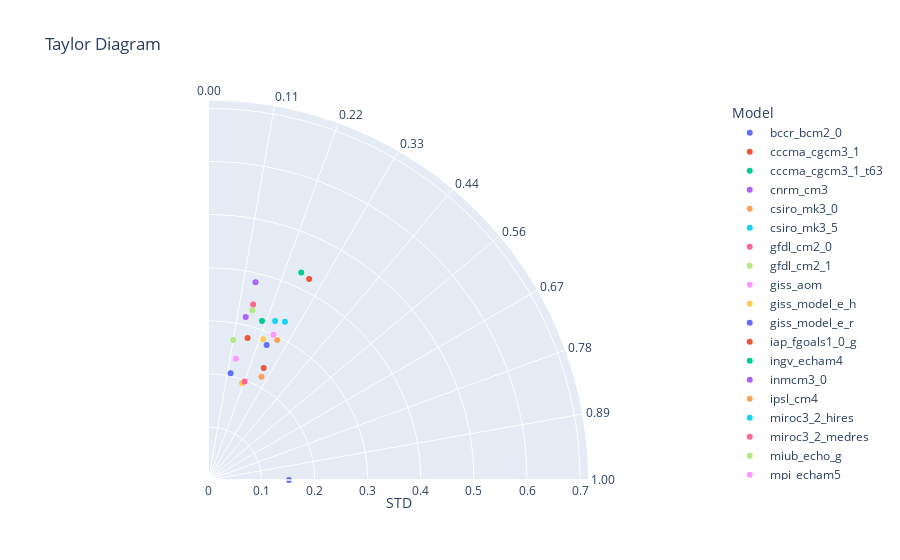

This figure's notebook cell:
### Code cell
chart_td_res = chart_create_td(df_dataset_1_td, 'bccr_bcm2_0')
chart_td_res.show()

### Figure 1 — Plotly figure (JSON) as saved in the notebook; plotly's stock layout.template omitted (floating-point values rounded to 4 significant figures)
{"data": [{"hovertemplate": "Model=bccr_bcm2_0<br>STD=%{r}<br>Angle=%{theta}<extra></extra>", "legendgroup": "bccr_bcm2_0", "marker": {"color": "#636efa", "symbol": "circle"}, "mode": "markers", "name": "bccr_bcm2_0", "r": [0.1515], "showlegend": true, "subplot": "polar", "theta": [0], "type": "scatterpolar"}, {"hovertemplate": "Model=cccma_cgcm3_1<br>STD=%{r}<br>Angle=%{theta}<extra></extra>", "legendgroup": "cccma_cgcm3_1", "marker": {"color": "#EF553B", "symbol": "circle"}, "mode": "markers", "name": "cccma_cgcm3_1", "r": [0.4232], "showlegend": true, "subplot": "polar", "theta": [63.4], "type": "scatterpolar"}, {"hovertemplate": "Model=cccma_cgcm3_1_t63<br>STD=%{r}<br>Angle=%{theta}<extra></extra>", "legendgroup": "cccma_cgcm3_1_t63", "marker": {"color": "#00cc96", "symbol": "circle"}, "mode": "markers", "name": "cccma_cgcm3_1_t63", "r": [0.4282], "showlegend": true, "subplot": "polar", "theta": [65.92], "type": "scatterpolar"}, {"hovertemplate": "Model=cnrm_cm3<br>STD=%{r}<br>Angle=%{theta}<extra></extra>", "legendgroup": "cnrm_cm3", "marker": {"color": "#ab63fa", "symbol": "circle"}, "mode": "markers", "name": "cnrm_cm3", "r": [0.3831], "showlegend": true, "subplot": "polar", "theta": [76.64], "type": "scatterpolar"}, {"hovertemplate": "Model=csiro_mk3_0<br>STD=%{r}<br>Angle=%{theta}<extra></extra>", "legendgroup": "csiro_mk3_0", "marker": {"color": "#FFA15A", "symbol": "circle"}, "mode": "markers", "name": "csiro_mk3_0", "r": [0.2187], "showlegend": true, "subplot": "polar", "theta": [62.85], "type": "scatterpolar"}, {"hovertemplate": "Model=csiro_mk3_5<br>STD=%{r}<br>Angle=%{theta}<extra></extra>", "legendgroup": "csiro_mk3_5", "marker": {"color": "#19d3f3", "symbol": "circle"}, "mode": "markers", "name": "csiro_mk3_5", "r": [0.3312], "showlegend": true, "subplot": "polar", "theta": [64.22], "type": "scatterpolar"}, {"hovertemplate": "Model=gfdl_cm2_0<br>STD=%{r}<br>Angle=%{theta}<extra></extra>", "legendgroup": "gfdl_cm2_0", "marker": {"color": "#FF6692", "symbol": "circle"}, "mode": "markers", "name": "gfdl_cm2_0", "r": [0.3411], "showlegend": true, "subplot": "polar", "theta": [75.72], "type": "scatterpolar"}, {"hovertemplate": "Model=gfdl_cm2_1<br>STD=%{r}<br>Angle=%{theta}<extra></extra>", "legendgroup": "gfdl_cm2_1", "marker": {"color": "#B6E880", "symbol": "circle"}, "mode": "markers", "name": "gfdl_cm2_1", "r": [0.3303], "showlegend": true, "subplot": "polar", "theta": [75.49], "type": "scatterpolar"}, {"hovertemplate": "Model=giss_aom<br>STD=%{r}<br>Angle=%{theta}<extra></extra>", "legendgroup": "giss_aom", "marker": {"color": "#FF97FF", "symbol": "circle"}, "mode": "markers", "name": "giss_aom", "r": [0.2998], "showlegend": true, "subplot": "polar", "theta": [65.93], "type": "scatterpolar"}, {"hovertemplate": "Model=giss_model_e_h<br>STD=%{r}<br>Angle=%{theta}<extra></extra>", "legendgroup": "giss_model_e_h", "marker": {"color": "#FECB52", "symbol": "circle"}, "mode": "markers", "name": "giss_model_e_h", "r": [0.1929], "showlegend": true, "subplot": "polar", "theta": [70.86], "type": "scatterpolar"}, {"hovertemplate": "Model=giss_model_e_r<br>STD=%{r}<br>Angle=%{theta}<extra></extra>", "legendgroup": "giss_model_e_r", "marker": {"color": "#636efa", "symbol": "circle"}, "mode": "markers", "name": "giss_model_e_r", "r": [0.2051], "showlegend": true, "subplot": "polar", "theta": [78.31], "type": "scatterpolar"}, {"hovertemplate": "Model=iap_fgoals1_0_g<br>STD=%{r}<br>Angle=%{theta}<extra></extra>", "legendgroup": "iap_fgoals1_0_g", "marker": {"color": "#EF553B", "symbol": "circle"}, "mode": "markers", "name": "iap_fgoals1_0_g", "r": [0.2774], "showlegend": true, "subplot": "polar", "theta": [74.62], "type": "scatterpolar"}, {"hovertemplate": "Model=ingv_echam4<br>STD=%{r}<br>Angle=%{theta}<extra></extra>", "legendgroup": "ingv_echam4", "marker": {"color": "#00cc96", "symbol": "circle"}, "mode": "markers", "name": "ingv_echam4", "r": [0.3159], "showlegend": true, "subplot": "polar", "theta": [71.4], "type": "scatterpolar"}, {"hovertemplate": "Model=inmcm3_0<br>STD=%{r}<br>Angle=%{theta}<extra></extra>", "legendgroup": "inmcm3_0", "marker": {"color": "#ab63fa", "symbol": "circle"}, "mode": "markers", "name": "inmcm3_0", "r": [0.315], "showlegend": true, "subplot": "polar", "theta": [77.15], "type": "scatterpolar"}, {"hovertemplate": "Model=ipsl_cm4<br>STD=%{r}<br>Angle=%{theta}<extra></extra>", "legendgroup": "ipsl_cm4", "marker": {"color": "#FFA15A", "symbol": "circle"}, "mode": "markers", "name": "ipsl_cm4", "r": [0.2936], "showlegend": true, "subplot": "polar", "theta": [63.82], "type": "scatterpolar"}, {"hovertemplate": "Model=miroc3_2_hires<br>STD=%{r}<br>Angle=%{theta}<extra></extra>", "legendgroup": "miroc3_2_hires", "marker": {"color": "#19d3f3", "symbol": "circle"}, "mode": "markers", "name": "miroc3_2_hires", "r": [0.3249], "showlegend": true, "subplot": "polar", "theta": [67.29], "type": "scatterpolar"}, {"hovertemplate": "Model=miroc3_2_medres<br>STD=%{r}<br>Angle=%{theta}<extra></extra>", "legendgroup": "miroc3_2_medres", "marker": {"color": "#FF6692", "symbol": "circle"}, "mode": "markers", "name": "miroc3_2_medres", "r": [0.1977], "showlegend": true, "subplot": "polar", "theta": [69.91], "type": "scatterpolar"}, {"hovertemplate": "Model=miub_echo_g<br>STD=%{r}<br>Angle=%{theta}<extra></extra>", "legendgroup": "miub_echo_g", "marker": {"color": "#B6E880", "symbol": "circle"}, "mode": "markers", "name": "miub_echo_g", "r": [0.2676], "showlegend": true, "subplot": "polar", "theta": [80.02], "type": "scatterpolar"}, {"hovertemplate": "Model=mpi_echam5<br>STD=%{r}<br>Angle=%{theta}<extra></extra>", "legendgroup": "mpi_echam5", "marker": {"color": "#FF97FF", "symbol": "circle"}, "mode": "markers", "name": "mpi_echam5", "r": [0.234], "showlegend": true, "subplot": "polar", "theta": [77.32], "type": "scatterpolar"}, {"hovertemplate": "Model=ncar_pcm1<br>STD=%{r}<br>Angle=%{theta}<extra></extra>", "legendgroup": "ncar_pcm1", "marker": {"color": "#FECB52", "symbol": "circle"}, "mode": "markers", "name": "ncar_pcm1", "r": [0.2843], "showlegend": true, "subplot": "polar", "theta": [68.74], "type": "scatterpolar"}, {"hovertemplate": "Model=ukmo_hadcm3<br>STD=%{r}<br>Angle=%{theta}<extra></extra>", "legendgroup": "ukmo_hadcm3", "marker": {"color": "#636efa", "symbol": "circle"}, "mode": "markers", "name": "ukmo_hadcm3", "r": [0.277], "showlegend": true, "subplot": "polar", "theta": [66.71], "type": "scatterpolar"}, {"hovertemplate": "Model=ukmo_hadgem1<br>STD=%{r}<br>Angle=%{theta}<extra></extra>", "legendgroup": "ukmo_hadgem1", "marker": {"color": "#EF553B", "symbol": "circle"}, "mode": "markers", "name": "ukmo_hadgem1", "r": [0.2353], "showlegend": true, "subplot": "polar", "theta": [63.76], "type": "scatterpolar"}], "layout": {"autosize": true, "legend": {"title": {"text": "Model"}, "tracegroupgap": 0}, "polar": {"angularaxis": {"direction": "counterclockwise", "dtick": 10, "rotation": 0, "ticktext": ["1.00", "0.89", "0.78", "0.67", "0.56", "0.44", "0.33", "0.22", "0.11", "0.00"], "tickvals": [0, 10, 20, 30, 40, 50, 60, 70, 80, 90], "type": "linear"}, "domain": {"x": [0, 1], "y": [0, 1]}, "radialaxis": {"autorange": false, "range": [0, 0.7158], "title": {"text": "STD"}, "type": "linear"}, "sector": [0, 90]}, "title": {"text": "Taylor Diagram"}}}
